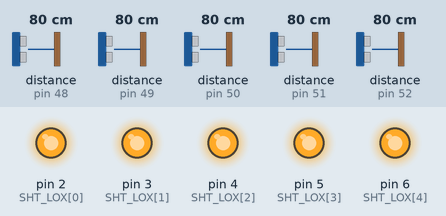
The sketch below on a simulated Arduino Uno, built with avr-gcc and run on an emulated ATmega328P. Parts: output pins drawn as LEDs (lit = HIGH). The inputs (shaded band) are chosen by the test bench; at power-on: distance to the obstacle (sensors on pin 48, pin 49, pin 50, pin 51, pin 52) 80 cm. What the sketch prints to the serial monitor is not drawn.

Above: at 0.2 s.
Timing chart, 0 to 1.7 s (numbered marks = the images above):
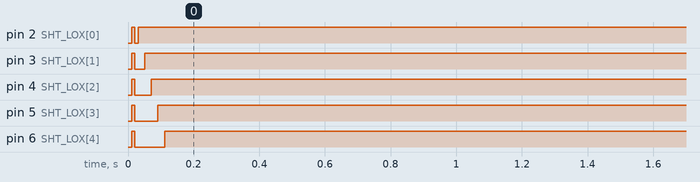

The sketch:

lra-vl53l0x.ino
```cpp
#include "Adafruit_VL53L0X.h"

#define NUM_SENSORS 5

// address we will assign if dual sensor is present
const uint8_t LOX_ADDRESS[NUM_SENSORS] = {
    0x30, 0x31, 0x32, 0x33, 0x34
};

// set the pins to shutdown
const uint8_t SHT_LOX[NUM_SENSORS] = {
    2, 3, 4, 5, 6
};

// objects for the vl53l0x
Adafruit_VL53L0X lox[NUM_SENSORS];

// this holds the measurement
VL53L0X_RangingMeasurementData_t measure[NUM_SENSORS];

/*
    Reset all sensors by setting all of their XSHUT pins low for delay(10), then set all XSHUT high to bring out of reset
    Keep sensor #1 awake by keeping XSHUT pin high
    Put all other sensors into shutdown by pulling XSHUT pins low
    Initialize sensor #1 with lox.begin(new_i2c_address) Pick any number but 0x29 and it must be under 0x7F. Going with 0x30 to 0x3F is probably OK.
    Keep sensor #1 awake, and now bring sensor #2 out of reset by setting its XSHUT pin high.
    Initialize sensor #2 with lox.begin(new_i2c_address) Pick any number but 0x29 and whatever you set the first sensor to
 */
void setID() {
    // all reset
    for(int i = 0; i < NUM_SENSORS; i++) {
        digitalWrite(SHT_LOX[i], LOW);
    }
    delay(10);
    // all unreset
    for(int i = 0; i < NUM_SENSORS; i++) {
        digitalWrite(SHT_LOX[i], HIGH);
    }
    delay(10);

    // reset all
    for(int i = 0; i < NUM_SENSORS; i++) {
        digitalWrite(SHT_LOX[i], LOW);
    }
    delay(10);

    for(int i = 0; i < NUM_SENSORS; i++) {
        digitalWrite(SHT_LOX[i], HIGH);
        delay(10);

        if(!lox[i].begin(LOX_ADDRESS[i])) {
            Serial.println(F("Failed to boot VL53L0X"));
            while(1);
        }
        delay(10);
    }
}

void read_sensors() {

    for(int i = 0; i < NUM_SENSORS; i++) {
        lox[i].rangingTest(&measure[i], false);

        if(measure[i].RangeStatus != 4) {
            String str = ":" + String(i) + ":" + String(measure[i].RangeMilliMeter);
            Serial.print(str);
            Serial.println();
        } else {
            String str = ":" + String(i) + ":1";
            Serial.print(str);
            Serial.println();
        }
    }
}

void setup() {
    Serial.begin(115200);

    // wait until serial port opens for native USB devices
    while(! Serial) {
        delay(1);
    }

    for(int i = 0; i < NUM_SENSORS; i++) {
        pinMode(SHT_LOX[i], OUTPUT);
    }

    Serial.println(F("Shutdown pins inited..."));

    for(int i = 0; i < NUM_SENSORS; i++) {
        digitalWrite(SHT_LOX[i], LOW);
    }

    Serial.println(F("Both in reset mode...(pins are low)"));

    Serial.println(F("Starting..."));
    setID();
}

void loop() {
    read_sensors();
}
```
